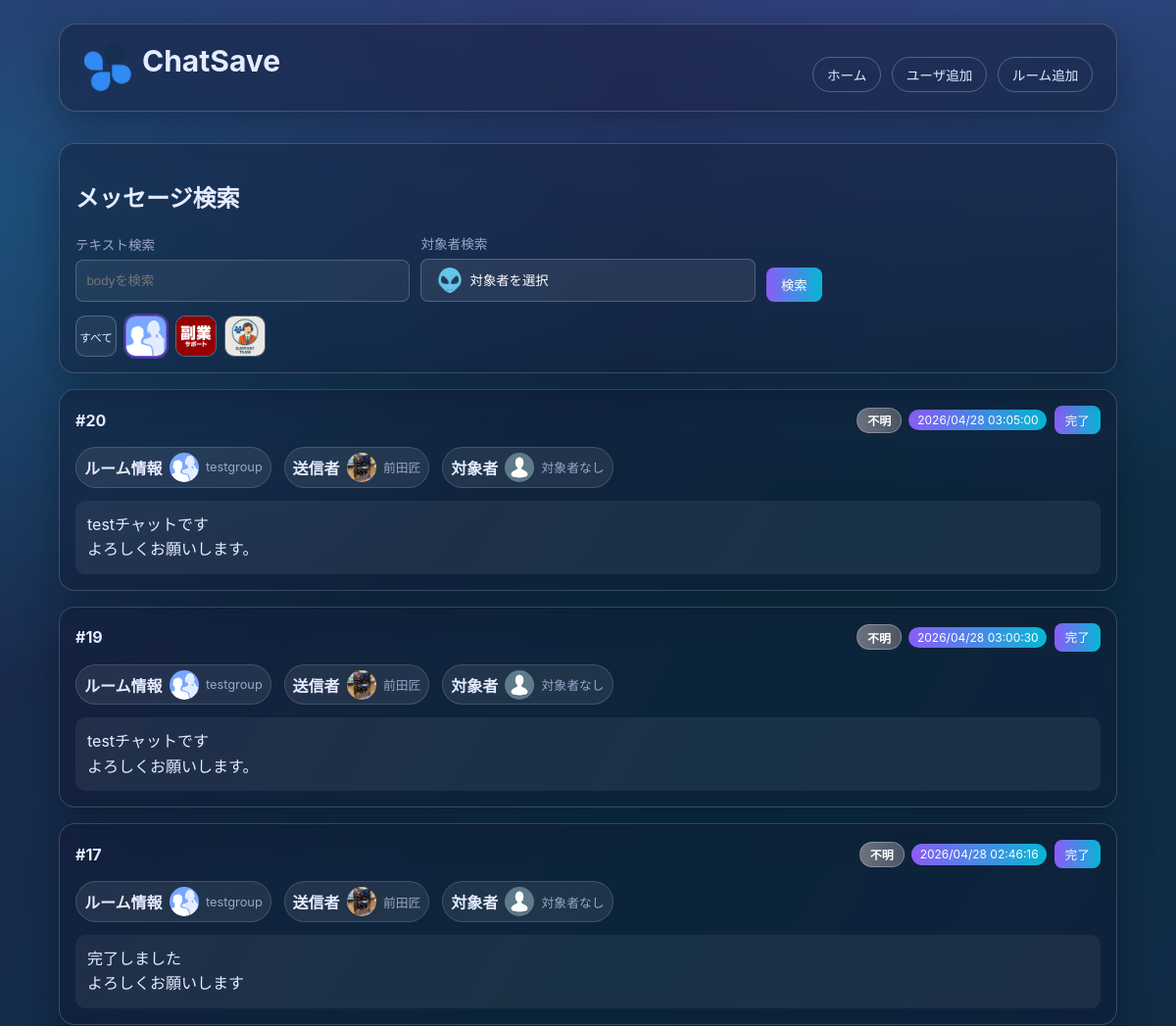
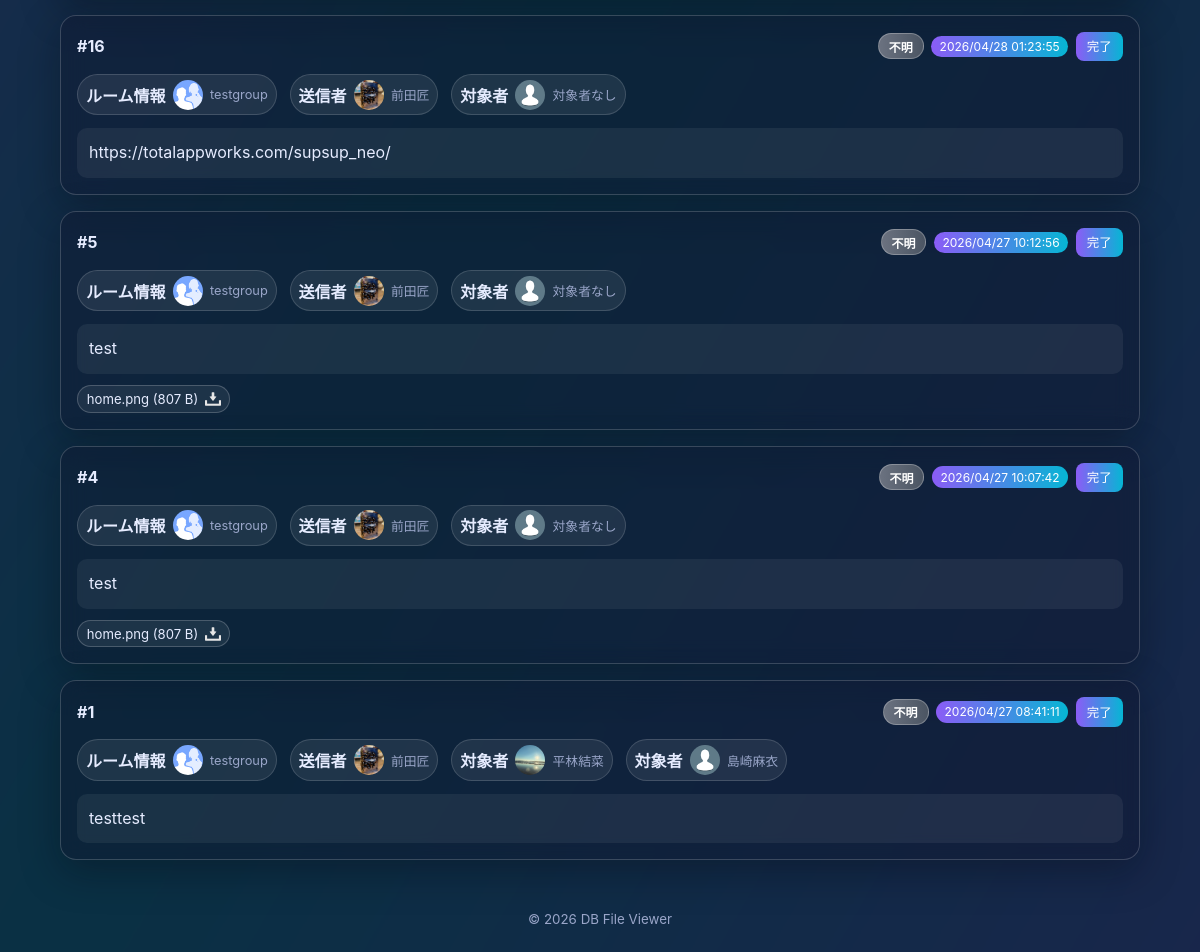
The page /index.php?room_id=404615917 on the database its author committed (2 pictures, top to bottom).
### tables this page shows
CREATE TABLE room (
            id INTEGER PRIMARY KEY AUTOINCREMENT,
            room_name TEXT NOT NULL,
            room_id TEXT NOT NULL,
            room_icon TEXT
        );

CREATE TABLE message (
            id INTEGER PRIMARY KEY AUTOINCREMENT,
            room_id INTEGER,
            account_id TEXT,
            body TEXT NOT NULL,
            send_time TEXT,
            task INTEGER NOT NULL DEFAULT 0
        , message_id TEXT, type_id INTEGER);

CREATE TABLE type (
            id INTEGER PRIMARY KEY AUTOINCREMENT,
            type_name TEXT NOT NULL UNIQUE
        );

CREATE TABLE users (
            id INTEGER PRIMARY KEY AUTOINCREMENT,
            user_name TEXT NOT NULL,
            account_id TEXT NOT NULL,
            user_icon TEXT
        );

### index.php (the view, shortened to what the rows shown need)
<?php
$pdo = get_db();
$selectedRoomId = trim((string)($_GET['room_id'] ?? ''));
$page = max(1, (int)($_GET['page'] ?? 1));
$perPage = 30;
$rooms = $pdo->query('SELECT id, room_id, room_name, room_icon FROM room ORDER BY room_name ASC')->fetchAll(PDO::FETCH_ASSOC);
$users = $pdo->query('SELECT account_id, user_name, user_icon FROM users ORDER BY user_name ASC')->fetchAll(PDO::FETCH_ASSOC);
function sqlite_table_exists(PDO $pdo, string $tableName): bool
{
    $stmt = $pdo->prepare("SELECT name FROM sqlite_master WHERE type = 'table' AND name = :table_name LIMIT 1");
    $stmt->execute([':table_name' => $tableName]);
    $row = $stmt->fetch(PDO::FETCH_ASSOC);
    return is_array($row);
}
function sqlite_has_column(PDO $pdo, string $tableName, string $columnName): bool
{
    $columns = $pdo->query('PRAGMA table_info(' . $tableName . ')')->fetchAll(PDO::FETCH_ASSOC);
    foreach ($columns as $column) {
        if ((string)($column['name'] ?? '') === $columnName) {
            return true;
        }
    }
    return false;
}
$hasTypeTable = sqlite_table_exists($pdo, 'type');
$hasMessageTypeIdColumn = sqlite_has_column($pdo, 'message', 'type_id');
$canJoinType = $hasTypeTable && $hasMessageTypeIdColumn;
$sql = <<<'SQL'
SELECT
    m.id,
    m.message_id,
    m.room_id,
    m.account_id,
    m.body,
    m.send_time,
    COALESCE(m.task, 0) AS task,
SQL;
if ($canJoinType) {
    $sql .= <<<'SQL'
    m.type_id,
    t.type_name,
SQL;
} else {
    $sql .= <<<'SQL'
    NULL AS type_id,
    NULL AS type_name,
SQL;
}
$sql .= <<<'SQL'
    r.room_name,
    r.room_icon,
    u.user_name,
    u.user_icon
FROM message m
LEFT JOIN room r ON CAST(m.room_id AS TEXT) = r.room_id
LEFT JOIN users u ON m.account_id = u.account_id
SQL;
if ($canJoinType) {
    $sql .= "\nLEFT JOIN type t ON m.type_id = t.id\n";
}
$sql .= <<<'SQL'
WHERE 1=1
SQL;
$params = [];
if ($selectedRoomId !== '') {
    $sql .= ' AND CAST(m.room_id AS TEXT) = :room_id';
    $params[':room_id'] = $selectedRoomId;
}
$sql .= ' ORDER BY COALESCE(m.send_time, "") DESC, m.id DESC';
$stmt = $pdo->prepare($sql);
$stmt->execute($params);
$messages = $stmt->fetchAll(PDO::FETCH_ASSOC);
function parse_targets_from_body(string $body): array
{
    if (preg_match_all('/\[to[:：]\s*([^\]\s]+)\]/i', $body, $matches) > 0) {
        $accountIds = array_values(array_unique(array_filter(array_map(static fn(string $value): string => trim($value), $matches[1] ?? []), static fn(string $value): bool => $value !== '')));
        return ['type' => 'user', 'account_ids' => $accountIds];
    }
    return ['type' => 'none', 'account_ids' => []];
}
function parse_attachments_from_body(string $body): array
{
    $matches = [];
    preg_match_all('/\[download:(\d+)\](.*?)\[\/download\]/is', $body, $matches, PREG_SET_ORDER);
    if ($matches === []) {
        return [];
    }
    $attachments = [];
    foreach ($matches as $match) {
        $fileId = trim((string)($match[1] ?? ''));
        $fileLabel = trim((string)($match[2] ?? ''));
        $attachments[] = [
            'file_id' => $fileId,
            'file_label' => $fileLabel,
        ];
    }
    return $attachments;
}
function parse_reply_to_message_id(string $body): ?string
{
    return null;
}
function normalize_message_id(string $messageId): string
{
    $trimmed = trim($messageId);
    if ($trimmed === '') {
        return '';
    }
    return $trimmed;
}
function sanitize_message_body_for_display(string $body): string
{
    $cleaned = $body;
    $patterns = [
        '/^\[rp[^\]]*\]/i',
        '/\[toall\]/i',
        '/\[to[:：]\s*[^\]\s]+\][^\r\n]*(?:\r?\n)?/i',
        '/\[download:\d+\].*?\[\/download\]/is',
        '/\[info\]\s*\[title\]\s*\[dtext:file_uploaded\]\s*\[\/title\].*?\[\/info\]\s*/is',
    ];
    foreach ($patterns as $pattern) {
        $cleaned = preg_replace($pattern, '', (string)$cleaned);
    }
    $cleaned = preg_replace("/\n{3,}/", "\n\n", (string)$cleaned);
    return trim((string)$cleaned);
}
function resolve_message_type_label(array $message): string
{
    $typeName = trim((string)($message['type_name'] ?? ''));
    if ($typeName !== '') {
        return $typeName;
    }
    return '不明';
}
function message_type_badge_class(string $typeName): string
{
    $map = [
        '要対応' => 'type-need-action',
        '要返信' => 'type-need-reply',
        '要確認' => 'type-need-check',
        '報告' => 'type-report',
        '共有' => 'type-share',
        '完了報告' => 'type-complete-report',
        'お礼・リアクション' => 'type-thanks-reaction',
        '雑談' => 'type-chat',
        '不明' => 'type-unknown',
    ];
    return $map[$typeName] ?? 'type-unknown';
}
$targetUsersByAccountId = [];
foreach ($users as $user) {
    $targetUsersByAccountId[(string)$user['account_id']] = $user;
}
foreach ($messages as $index => $message) {
    $rawBody = (string)($message['body'] ?? '');
    $messages[$index]['message_id'] = normalize_message_id((string)($message['message_id'] ?? ''));
    $target = parse_targets_from_body($rawBody);
    $messages[$index]['target_type'] = $target['type'];
    $messages[$index]['target_account_ids'] = $target['account_ids'];
    $messages[$index]['attachments'] = parse_attachments_from_body($rawBody);
    $messages[$index]['reply_to_message_id'] = normalize_message_id((string)(parse_reply_to_message_id($rawBody) ?? ''));
    $messages[$index]['body_for_display'] = sanitize_message_body_for_display($rawBody);
}
$offset = ($page - 1) * $perPage;
$messages = array_slice($messages, $offset, $perPage);
$messagesWithHierarchy = [];
foreach ($messages as $message) {
    $message['reply_depth'] = 0;
    $messagesWithHierarchy[] = $message;
}
$messages = $messagesWithHierarchy;
function build_query(array $overrides = []): string
{
    $params = [
        'q' => trim((string)($_GET['q'] ?? '')),
        'room_id' => trim((string)($_GET['room_id'] ?? '')),
        'target' => trim((string)($_GET['target'] ?? '')),
        'page' => (string)max(1, (int)($_GET['page'] ?? 1)),
    ];
    foreach ($overrides as $key => $value) {
        $params[$key] = (string)$value;
    }
    if (($params['page'] ?? '1') === '1') {
        unset($params['page']);
    }
    return http_build_query(array_filter($params, static fn(string $value): bool => $value !== ''));
}
include __DIR__ . '/header.php';
?>
<section class="card glass form-card">
  <h2>メッセージ検索</h2>
  <div class="icon-filter-row" aria-label="ルーム絞り込み">
    <?php foreach ($rooms as $room): ?>
      <?php
        $roomId = (string)$room['room_id'];
        $roomName = (string)$room['room_name'];
        $iconPath = trim((string)($room['room_icon'] ?? ''));
      ?>
      <a
        href="index.php?<?php echo htmlspecialchars(build_query(['room_id' => $roomId, 'page' => '1']), ENT_QUOTES, 'UTF-8'); ?>"
        class="icon-filter-button <?php echo $selectedRoomId === $roomId ? 'active' : ''; ?>"
        title="<?php echo htmlspecialchars($roomName, ENT_QUOTES, 'UTF-8'); ?>"
      >
        <img src="<?php echo htmlspecialchars($iconPath !== '' ? $iconPath : 'img/noimage.png', ENT_QUOTES, 'UTF-8'); ?>" alt="<?php echo htmlspecialchars($roomName, ENT_QUOTES, 'UTF-8'); ?>" onerror="this.onerror=null;this.src='img/noimage.png';">
      </a>
    <?php endforeach; ?>
  </div>
</section>
<section class="cards" aria-label="メッセージ一覧">
  <?php foreach ($messages as $message): ?>
    <?php
      $roomName = trim((string)($message['room_name'] ?? ''));
      $roomLabel = $roomName !== '' ? $roomName : ('room_id: ' . (string)$message['room_id']);
      $roomIcon = trim((string)($message['room_icon'] ?? ''));
      $senderName = trim((string)($message['user_name'] ?? ''));
      $senderLabel = $senderName !== '' ? $senderName : ('account_id: ' . (string)$message['account_id']);
      $senderIcon = trim((string)($message['user_icon'] ?? ''));
      $targetType = (string)($message['target_type'] ?? 'none');
      $targetAccountIds = is_array($message['target_account_ids'] ?? null) ? $message['target_account_ids'] : [];
      $targetUsers = [];
      foreach ($targetAccountIds as $targetAccountId) {
          $targetUsers[] = $targetUsersByAccountId[(string)$targetAccountId] ?? ['account_id' => (string)$targetAccountId];
      }
      $targetEntries = [];
      if ($targetType === 'all') {
          $targetEntries[] = [
              'label' => '全員',
              'icon' => 'img/all.png',
          ];
      } else {
          foreach ($targetUsers as $targetUser) {
              $targetName = trim((string)($targetUser['user_name'] ?? ''));
              $targetAccountId = trim((string)($targetUser['account_id'] ?? ''));
              $targetLabel = '';
              if ($targetName !== '') {
                  $targetLabel = $targetName;
              } elseif ($targetAccountId !== '') {
                  $targetLabel = 'account_id: ' . $targetAccountId;
              }
              if ($targetLabel !== '') {
                  $targetEntries[] = [
                      'label' => $targetLabel,
                      'icon' => trim((string)($targetUser['user_icon'] ?? '')),
                  ];
              }
          }
      }
      if ($targetEntries === []) {
          $targetEntries[] = [
              'label' => '対象者なし',
              'icon' => 'img/noimage.png',
          ];
      }
      $rawSendTime = trim((string)($message['send_time'] ?? ''));
      $timestamp = strtotime($rawSendTime);
      $formattedSendTime = $rawSendTime;
      if ($timestamp !== false) {
          $formattedSendTime = date('Y/m/d H:i:s', $timestamp);
      }
      $isTaskDone = (int)($message['task'] ?? 0) === 1;
      $messageTypeLabel = resolve_message_type_label($message);
      $messageTypeBadgeClass = message_type_badge_class($messageTypeLabel);
      $isReplyChild = (bool)($message['is_reply_child'] ?? false);
      $replyDepth = max(0, (int)($message['reply_depth'] ?? 0));
    ?>
    <div class="message-thread-item <?php echo $isReplyChild ? 'is-reply-child' : ''; ?>" style="--reply-level: <?php echo $replyDepth; ?>;">
      <article class="card glass message-card <?php echo $isTaskDone ? 'is-complete' : ''; ?>" data-message-id="<?php echo (int)$message['id']; ?>">
        <div class="card-head">
          <h2>#<?php echo (int)$message['id']; ?></h2>
          <div class="card-actions">
            <span class="message-type-badge <?php echo htmlspecialchars($messageTypeBadgeClass, ENT_QUOTES, 'UTF-8'); ?>">
              <?php echo htmlspecialchars($messageTypeLabel, ENT_QUOTES, 'UTF-8'); ?>
            </span>
            <span class="badge"><?php echo htmlspecialchars($formattedSendTime, ENT_QUOTES, 'UTF-8'); ?></span>
            <button type="button" class="task-toggle" data-task-state="<?php echo $isTaskDone ? '1' : '0'; ?>"><?php echo $isTaskDone ? '取消' : '完了'; ?></button>
          </div>
        </div>
        <div class="message-meta-row">
          <div class="entity-chip" data-tooltip="<?php echo htmlspecialchars($roomLabel, ENT_QUOTES, 'UTF-8'); ?>">
            <strong>ルーム情報</strong>
            <img src="<?php echo htmlspecialchars($roomIcon !== '' ? $roomIcon : 'img/noimage.png', ENT_QUOTES, 'UTF-8'); ?>" alt="<?php echo htmlspecialchars($roomLabel, ENT_QUOTES, 'UTF-8'); ?>" onerror="this.onerror=null;this.src='img/noimage.png';">
            <span><?php echo htmlspecialchars($roomLabel, ENT_QUOTES, 'UTF-8'); ?></span>
          </div>
          <div class="entity-chip" data-tooltip="<?php echo htmlspecialchars($senderLabel, ENT_QUOTES, 'UTF-8'); ?>">
            <strong>送信者</strong>
            <img src="<?php echo htmlspecialchars($senderIcon !== '' ? $senderIcon : 'img/noimage.png', ENT_QUOTES, 'UTF-8'); ?>" alt="<?php echo htmlspecialchars($senderLabel, ENT_QUOTES, 'UTF-8'); ?>" onerror="this.onerror=null;this.src='img/noimage.png';">
            <span><?php echo htmlspecialchars($senderLabel, ENT_QUOTES, 'UTF-8'); ?></span>
          </div>
          <?php foreach ($targetEntries as $targetEntry): ?>
            <?php
              $targetLabel = (string)($targetEntry['label'] ?? '対象者なし');
              $targetIcon = trim((string)($targetEntry['icon'] ?? ''));
            ?>
            <div class="entity-chip" data-tooltip="<?php echo htmlspecialchars($targetLabel, ENT_QUOTES, 'UTF-8'); ?>">
              <strong>対象者</strong>
              <img src="<?php echo htmlspecialchars($targetIcon !== '' ? $targetIcon : 'img/noimage.png', ENT_QUOTES, 'UTF-8'); ?>" alt="<?php echo htmlspecialchars($targetLabel, ENT_QUOTES, 'UTF-8'); ?>" onerror="this.onerror=null;this.src='img/noimage.png';">
              <span><?php echo htmlspecialchars($targetLabel, ENT_QUOTES, 'UTF-8'); ?></span>
            </div>
          <?php endforeach; ?>
        </div>
        <div class="message-body"><?php echo nl2br(htmlspecialchars((string)($message['body_for_display'] ?? $message['body'] ?? ''), ENT_QUOTES, 'UTF-8')); ?></div>
        <?php
          $attachments = is_array($message['attachments'] ?? null) ? $message['attachments'] : [];
          $downloadRoomId = (int)($message['room_id'] ?? 0);
        ?>
        <?php if ($downloadRoomId > 0 && $attachments !== []): ?>
          <div class="attachment-links">
            <?php foreach ($attachments as $attachment): ?>
              <?php
                $fileId = trim((string)($attachment['file_id'] ?? ''));
                $fileLabel = trim((string)($attachment['file_label'] ?? ''));
              ?>
              <a
                class="attachment-link"
                href="download_attachment.php?room_id=<?php echo $downloadRoomId; ?>&amp;file_id=<?php echo urlencode($fileId); ?>"
                target="_blank"
                rel="noopener noreferrer"
              >
                <span><?php echo htmlspecialchars($fileLabel, ENT_QUOTES, 'UTF-8'); ?></span>
                <img src="img/download.png" alt="ダウンロード" onerror="this.style.display='none';">
              </a>
            <?php endforeach; ?>
          </div>
        <?php endif; ?>
      </article>
    </div>
  <?php endforeach; ?>
</section>
<?php include __DIR__ . '/footer.php'; ?>

### rows shown on the page
room: room_icon (picture)
room: room_icon (picture)
room: room_icon (picture)
message: $replyDepth 0 (drawn), id "20", type.type_name "不明", send_time "2026/04/28 03:05:00", room.room_icon (picture), room.room_name "testgroup", users.user_icon (picture), users.user_name "前田匠", targetLabel "対象者なし", body "testチャットです よろしくお願いします。"
message: $replyDepth 0 (drawn), id "19", type.type_name "不明", send_time "2026/04/28 03:00:30", room.room_icon (picture), room.room_name "testgroup", users.user_icon (picture), users.user_name "前田匠", targetLabel "対象者なし", body "testチャットです よろしくお願いします。"
message: $replyDepth 0 (drawn), id "17", type.type_name "不明", send_time "2026/04/28 02:46:16", room.room_icon (picture), room.room_name "testgroup", users.user_icon (picture), users.user_name "前田匠", targetLabel "対象者なし", body "完了しました よろしくお願いします"
message: $replyDepth 0 (drawn), id "16", messageTypeLabel "不明", send_time "2026/04/28 01:23:55", room.room_icon (picture), room.room_name "testgroup", users.user_icon (picture), users.user_name "前田匠", targetLabel "対象者なし", body "https://totalappworks.com/supsup_neo/"
message: $replyDepth 0 (drawn), id "5", messageTypeLabel "不明", send_time "2026/04/27 10:12:56", room.room_icon (picture), room.room_name "testgroup", users.user_icon (picture), users.user_name "前田匠", targetLabel "対象者なし", body_for_display "test", fileLabel "home.png (807 B)"
message: $replyDepth 0 (drawn), id "4", messageTypeLabel "不明", send_time "2026/04/27 10:07:42", room.room_icon (picture), room.room_name "testgroup", users.user_icon (picture), users.user_name "前田匠", targetLabel "対象者なし", body_for_display "test", fileLabel "home.png (807 B)"
message: $replyDepth 0 (drawn), id "1", messageTypeLabel "不明", send_time "2026/04/27 08:41:11", room.room_icon (picture), room.room_name "testgroup", users.user_icon (picture), users.user_name "前田匠", body_for_display "testtest"
users: user_icon (picture), user_name "平林結菜"
users: user_icon (picture), user_name "島崎麻衣"

### other values the page prints
$selectedTargetLabel "対象者を選択"
